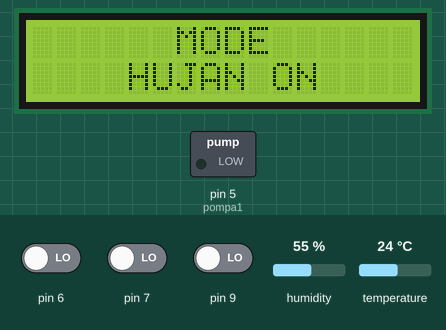
Recording of a sketch running on a simulated Arduino Uno, built with avr-gcc and run on an emulated ATmega328P. Shown: 16×2 character LCD, switched loads named in the sketch (green lamp = pin HIGH). Inputs (shaded band) come from the test bench; at power-on: pin 6 LOW, pin 7 LOW, pin 9 LOW, humidity 55 %, temperature 24 °C. The local clock reads 2024-03-15 10:24:30 at power-on unless the sketch sets it; what the sketch prints to the serial monitor is not drawn.

Above: at 1.3 s.
1.4 s: pin 6 driven HIGH
At 5.8 s:
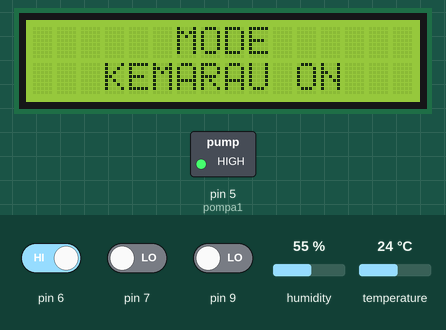
6.1 s: pin 7 driven HIGH
At 9.0 s:
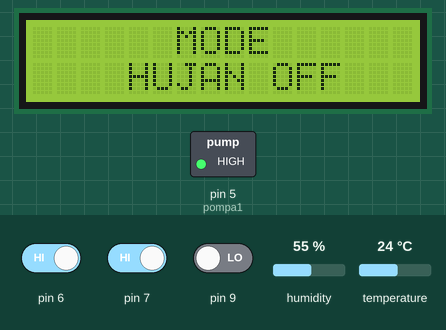
13.8 s: pin 9 driven HIGH
At 17.1 s:
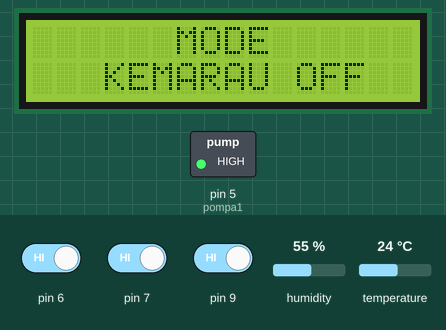
21.8 s: humidity set to 22 %
At 26.0 s:
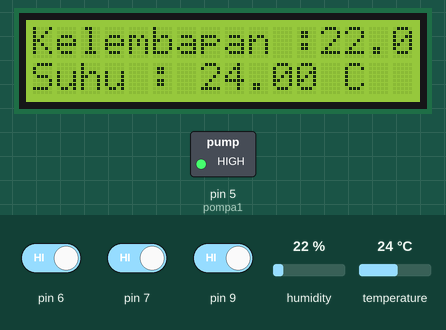
26.7 s: temperature set to 12 °C
At 29.9 s:
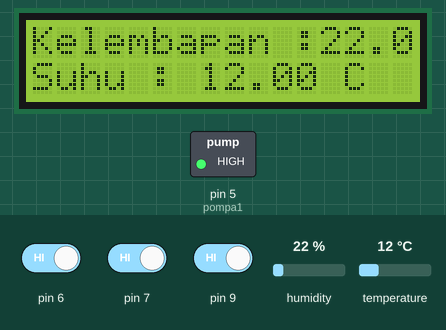
31.4 s: pin 6 driven LOW
At 34.6 s:
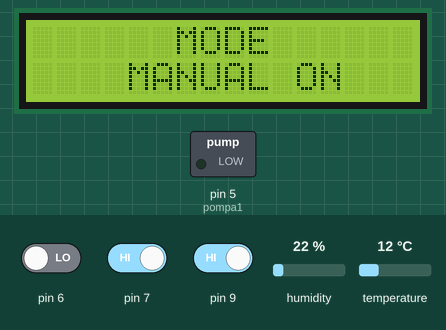
Timing chart, 0 to 36.1 s (numbered marks = the images above; inputs shaded):
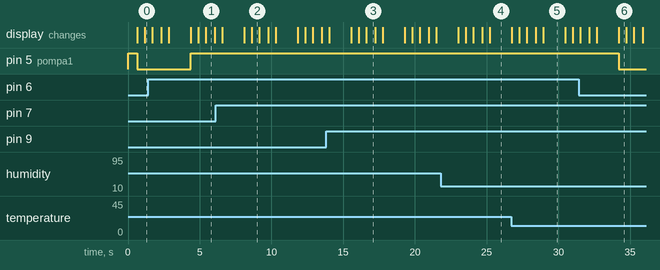

The sketch:

KKNV1-1.ino
```cpp
/*
   BISMILLAH PROGRAM MONITORING JAMUR IOT
  /* Serial ESP to Arduino on:
   https://create.arduino.cc/projecthub/nidhi17agarwal/uart-communication-between-arduino-uno-and-esp32-1170d5
   Shcematic in web, using voltage divider for TX of Arduino, ground connected to both GND.
   Using generic code like other, just need to code the ESP using Arduino IDE, tutorial in link:
   https://www.electronicshub.org/esp32-arduino-ide/#:~:text=Type%20the%20code%20in%20Arduino,can%20see%20the%20LED%20Blinking.
*/
#include <Wire.h>
#include <LiquidCrystal_I2C.h>
LiquidCrystal_I2C lcd(0x27, 16, 2); // set the LCD address to 0x27 for a 16 chars and 2 line display
// Arduino Mega:
// DS3231:  SDA pin   -> Arduino Digital 20 (SDA) or the dedicated SDA pin
//          SCL pin   -> Arduino Digital 21 (SCL) or the dedicated SCL pin
//Pembacaan DHT22
#include "DHT.h"
#define DHTPIN 4    // DHT PIN 2
#define DHTTYPE DHT22   // DHT 22  (AM2302), AM2321
DHT dht(DHTPIN, DHTTYPE);


#include <Adafruit_Sensor.h>
#include <DHT.h>
#include "DHT.h"
#include <DHT_U.h>
#define pompa1  5 //Relay untuk Pompa


float h;
float t;

int nilaibutton1;
int nilaibutton2;
int nilaibutton3;
int nilaibutton4;

//Setingan RTC, jam, dan alarm
#include <DS3231.h>
DS3231  rtc(SDA, SCL);
Time tt;
int jam, menit, detik;
int set_jam1 = 5;     //Set alarm jam Pagi
int set_menit1 = 00;   //Set alarm menit Pagi
int set_jam2 = 7;     //Set alarm jam Siang
int set_menit2 = 00;   //Set alarm menit Siang
int set_jam3 = 13;     //Set alarm jam Malam
int set_menit3 = 10;   //Set alarm menit Malam

void setup() {
  pinMode(pompa1, OUTPUT);
  pinMode(6, INPUT);
  pinMode(7, INPUT);
  pinMode(9, INPUT);
  digitalWrite(pompa1, HIGH);
  // Setup Serial connection
  Serial.begin(9600);

  dht.begin();
  // Initialize the rtc object
  rtc.begin();
  // Uncomment to set time
  /*
       rtc.setDOW(3);     // Set Day-of-Week to DAYS(0=senin)
       rtc.setTime(22, 17, 0);     // Set the time exp: 12:00:00 (24hr format)
       rtc.setDate(26, 10, 2022);   // Set the date to Month, date, Year
  */
  //LCD Setup
  lcd.init();                      // initialize the lcd
  lcd.init();
  lcd.backlight();
}

//Pembacaan sensor DHT22
void dht22() {
  delay(500);
  h = dht.readHumidity();
  // Read temperature as Celsius (the default)
  t = dht.readTemperature();

  // Check if any reads failed and exit early (to try again).
  if (isnan(h) || isnan(t) ) {
    Serial.println("Failed to read from DHT sensor!");
    return;
  }
  Serial.print("Temperature: ");
  Serial.print(t);
  Serial.print(" *C\t");
  Serial.print("Humidity: ");
  Serial.print(h);
  Serial.println(" %");
}

void siram1() {
  if (set_jam1 == jam) {             //Jika jam sama dengan alarm, maka
    if (set_menit1 == menit) {       //Jika menit sama dengan alarm, maka
      spray();
      Serial.println("alarm Pagi");
    }
  }
}

void siram2() {
  if (set_jam2 == jam) {             //Jika jam sama dengan alarm, maka
    if (set_menit2 == menit) {       //Jika menit sama dengan alarm, maka
      spray();
      Serial.println("alarm Siang");
    }
  }
}

void siram3() {
  if (set_jam3 == jam) {             //Jika jam sama dengan alarm, maka
    if (set_menit3 == menit) {       //Jika menit sama dengan alarm, maka
      spray();
      Serial.println("alarm Sore");
    }
  }
}

//Scanning Push Button Untuk Tombol Mode
void scan() {
  nilaibutton1 = digitalRead(6);  // read input value
  nilaibutton2 = digitalRead(7);  // read input value
  nilaibutton3 = digitalRead(9);  // read input value

  if (nilaibutton1 == 1) {
    Serial.println("Mode Manual Off");
    digitalWrite(pompa1, HIGH);
    lcd.clear();
    lcd.setCursor(6, 0);
    lcd.print("MODE");
    lcd.setCursor(4, 1);
    lcd.print("MANUAL OFF");
    delay(500);
  }
  if (nilaibutton1 == 0) {
    Serial.println("Mode Manual On");
    lcd.clear();
    lcd.setCursor(6, 0);
    lcd.print("MODE");
    lcd.setCursor(4, 1);
    lcd.print("MANUAL ON");
    digitalWrite(pompa1, LOW);
    delay(500);
    Serial.println("Pompa Menyala Manual");
    //lcd.setCursor(1, 1);
    //lcd.print("MANUAL");
  }

  if (nilaibutton2 == 1) {
    Serial.println("Mode Hujan Off");
    lcd.clear();
    lcd.setCursor(6, 0);
    lcd.print("MODE");
    lcd.setCursor(4, 1);
    lcd.print("HUJAN OFF");
    delay(500);
  }
  if (nilaibutton2 == 0) {
    lcd.clear();
    lcd.setCursor(6, 0);
    lcd.print("MODE");
    lcd.setCursor(4, 1);
    lcd.print("HUJAN ON");
    delay(500);
    Serial.println("Mode Hujan On");
    //lcd.setCursor(8, 1);
    //lcd.print("HUJAN");
    siram1();
    siram2();
  }
  if (nilaibutton3 == 1) {
    lcd.clear();
    lcd.setCursor(6, 0);
    lcd.print("MODE");
    lcd.setCursor(3, 1);
    lcd.print("KEMARAU OFF");
    delay(500);
    Serial.println("Mode KEMARAU OFF");
    //lcd.setCursor(15, 1);
    //lcd.print("OFF  ");
  }
  if (nilaibutton3 == 0) {
    lcd.clear();
    lcd.setCursor(6, 0);
    lcd.print("MODE");
    lcd.setCursor(3, 1);
    lcd.print("KEMARAU ON");
    delay(500);
    Serial.println("Mode KEMARAU OFF");
    //lcd.setCursor(15, 1);
    //lcd.print("PANAS");
    siram1();
    siram2();
    siram3();
  }
  delay(100);
}

void RTC() {
  //RTC Program
  // Send Day-of-Week
  Serial.print(rtc.getDOWStr());
  Serial.print(" ");

  // Send date
  Serial.print(rtc.getDateStr());
  Serial.print(" -- ");

  // Send time
  Serial.println(rtc.getTimeStr());
  tt = rtc.getTime();
  jam = tt.hour;
  menit = tt.min;
  detik = tt.sec;
}

// Program Looping Utama
void loop()
{
  dht22();
  scan(); //mode yang dipilih
  RTC();
  LCDwaktu();
  LCDsuhu();
}

void LCDwaktu() {
  lcd.clear();
  lcd.setCursor(3, 0);
  lcd.print(rtc.getDateStr());
  lcd.setCursor(4, 1);
  lcd.print(rtc.getTimeStr());
  delay(500);
}

void LCDsuhu() {
  lcd.clear();
  //Kelembaban & Suhu
  lcd.setCursor(0, 0);
  lcd.print("Kelembapan :");
  lcd.setCursor(12, 0);
  lcd.print(h);
  lcd.setCursor(0, 1);
  lcd.print("Suhu :");
  lcd.setCursor(7, 1);
  lcd.print(t);
  lcd.setCursor(12, 1);
  lcd.print(F(" C"));
  delay(1000);
}

// Program Pompa Spray
void spray()
{
  digitalWrite(pompa1, LOW);
  lcd.clear();
  lcd.setCursor(5, 0);
  lcd.print("POMPA");
  lcd.setCursor(4, 1);
  lcd.print("MENYALA");
  delay(60000);
  digitalWrite(pompa1, HIGH);
}
```

Measured:
- after the input at 1.4 s, pin 5 (pompa1): LOW → HIGH after 3.0 s; the display: first differs from a run without the input after 3.0 s (image 1 shows a later state)
- after the input at 6.1 s, the display: first differs from a run without the input after 2.5 s (image 2)
- after the input at 13.8 s, the display: first differs from a run without the input after 2.8 s (image 3)
- after the input at 31.4 s, pin 5 (pompa1): HIGH → LOW after 2.8 s; the display: first differs from a run without the input after 2.8 s (image 6)
- what the display in image 1 shows lasts 0.6 s, from 5.4 s to 6.0 s
- what the display in image 2 shows lasts 0.5 s, from 8.6 s to 9.1 s
- what the display in image 5 shows lasts 1.6 s, from 28.9 s to 30.5 s
